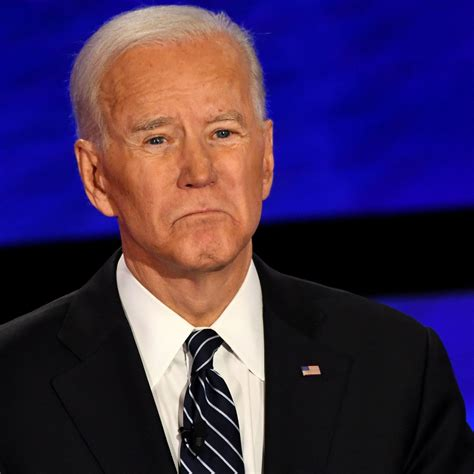
#> input picture aurora-main files/joe.jpg, 474 x 474 px, found by its file name
$ python 'face detection.py'
#> lines starting #> are read from the running program, lines starting #| are printed output that depends on the picture; after the words box and inside, x2 and y2 are one past the last pixel; in counts of white or black regions, pixels touching at a corner belong together
import cv2
import numpy as np

face_classifier=cv2.CascadeClassifier('haarcascade_frontalface_default.xml')
eye_classifier=cv2.CascadeClassifier('haarcascade_eye.xml')
image=cv2.imread('joe.jpg')
#> image is the input picture: shape (474, 474, 3); mean B, G, R 83.3, 44.1, 61.9
gray=cv2.cvtColor(image,cv2.COLOR_BGR2GRAY)
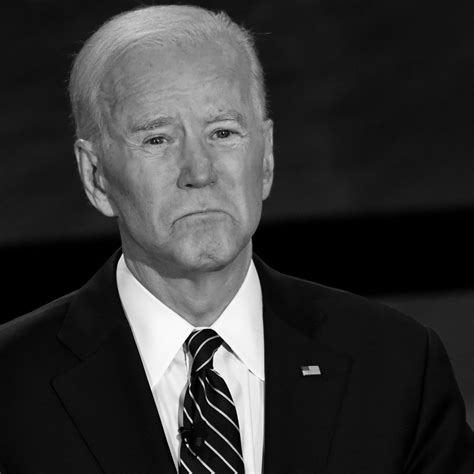
#> gray: shape (474, 474); min 0, max 255, mean 53.8

faces=face_classifier.detectMultiScale(gray,1.2,7)
#> faces = [[104, 63, 182, 182]]

if faces is():
    print("face not found")
for(x,y,w,h) in faces:
    gray_image=gray[y:y+h, x:x+w]
    color_image=image[y:y+h, x:x+w]

    eyes=eye_classifier.detectMultiScale(gray_image)
    for(ex,ey,ew,eh) in eyes:


        cv2.rectangle(color_image,(ex,ey),(ex+ew,ey+eh),(0,255,0),2)
        cv2.imshow("detected eyes",image)

        cv2.waitKey(0)
#> this loop made 1 pass
#> (x, y, w, h, eyes) on pass 1: (104, 63, 182, 182, [[35, 61, 33, 33], [98, 53, 43, 43]])
#> pass 1, `gray_image=gray[y:y+h, x:x+w]`:
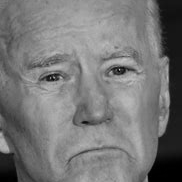
#> gray_image: shape (182, 182); min 0, max 197, mean 118.8
#> pass 1, `color_image=image[y:y+h, x:x+w]`:
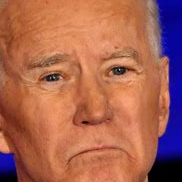
#> color_image: shape (182, 182, 3); mean B, G, R 83.2, 100.6, 168.1
#> pass 1, `cv2.imshow("detected eyes",image)`:
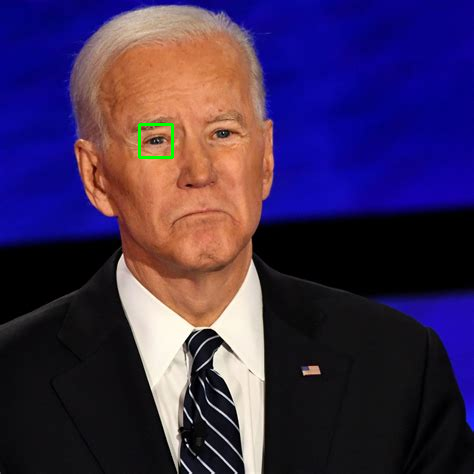
#> window 'detected eyes': shape (474, 474, 3); mean B, G, R 83.1, 44.3, 61.5
#> pass 1, `cv2.imshow("detected eyes",image)`:
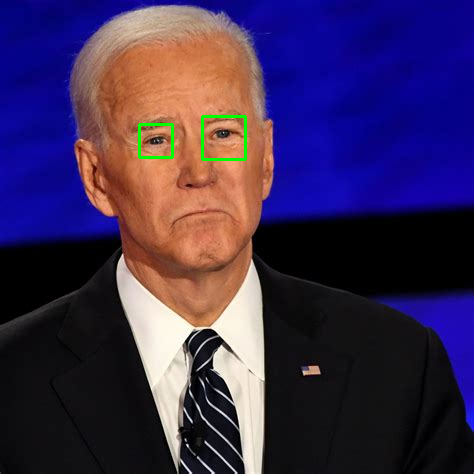
#> window 'detected eyes': shape (474, 474, 3); mean B, G, R 82.9, 44.6, 61.1
#> after the loop:
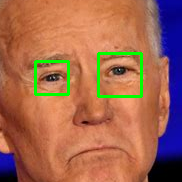
#> color_image: shape (182, 182, 3); 2.73% of pixels changed, all inside (x1, y1, x2, y2) = (34, 52, 143, 98)

cv2.destroyAllWindows()
